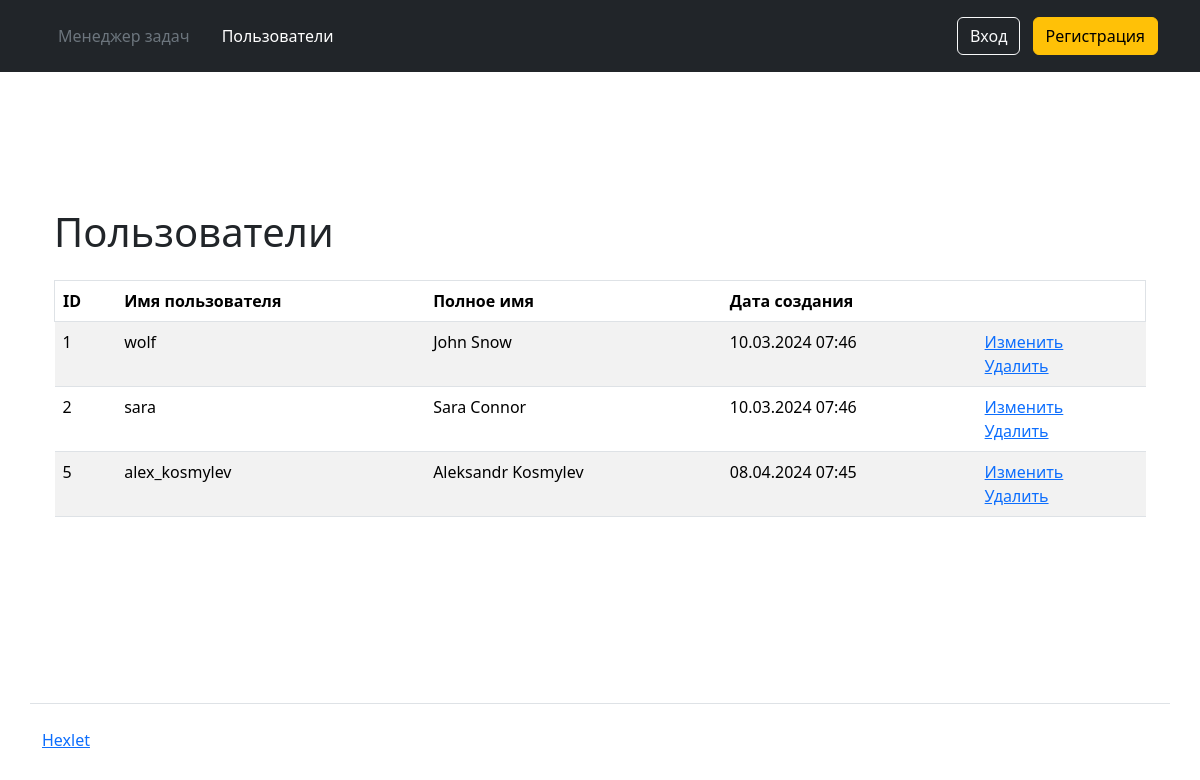
/users/, run on the app's committed database.
### task_manager/users/models.py (models this page shows, shortened)
class CustomUser(AbstractUser):
    class Meta:
        ordering = ["id"]

### task_manager/users/views.py (the view)
# urls.py: path('', IndexView.as_view(), name='index'),
class IndexView(ListView):
    model = CustomUser
    template_name = 'users/users_list.html'

### task_manager/templates/users/users_list.html (shortened to what this page needs)
<!DOCTYPE html>
<html>
{% extends 'layout.html' %}
{% block content %}
{% load i18n %}
      <div class="container-lg mt-3">
        <div class="table-responsive">
          <table class="table table-striped" data-test="users">
            <thead>
              <tr class="border">
                <th>ID</th>
                <th>{% translate "User name" %}</th>
                <th>{% translate "Full name" %}</th>
                <th>{% translate "Registration date" %}</th>
            </thead>
            <h1 class="my-4">
              {% translate "Users" %}
            </h1>
            <tbody>
              {% for user in object_list %}
              <tr>
                <td class="fw-normal">{{ user.id }}</td>
                <td class="fw-normal">{{ user.username}}</td>
                <td class="fw-normal">{{ user.first_name}} {{ user.last_name}}</td>
                <td class="fw-normal">{{ user.date_joined|date:"d.m.Y H:i" }}</td>
                <td>
                  <a href="{% url 'user_update' user.id %}">{% translate "Update" %}</a>
                  <br>
                  <a href="{% url 'user_delete' user.id %}">{% translate "Delete" %}</a>
                </td>
              </tr>
              {% endfor %}
            </tbody>
          </table>
        </div>
      </div>
{% endblock %}

### data on the page
CustomUser: id "1", username "wolf", first_name "John", last_name "Snow", date_joined "10.03.2024 07:46"
CustomUser: id "2", username "sara", first_name "Sara", last_name "Connor", date_joined "10.03.2024 07:46"
CustomUser: id "5", username "alex_kosmylev", first_name "Aleksandr", last_name "Kosmylev", date_joined "08.04.2024 07:45"
